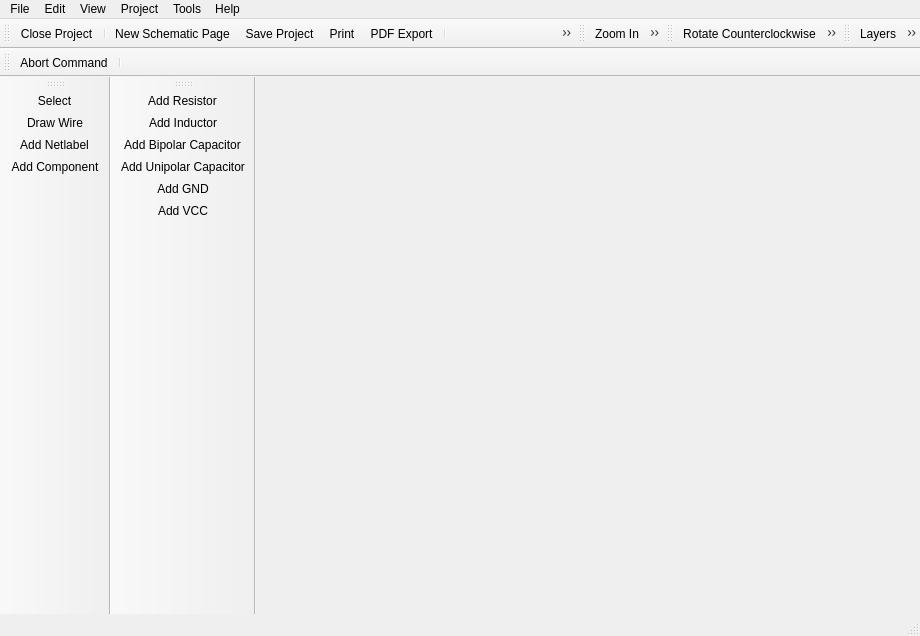
<?xml version="1.0" encoding="UTF-8"?>
<ui version="4.0">
 <class>librepcb::project::SchematicEditor</class>
 <widget class="QMainWindow" name="librepcb::project::SchematicEditor">
  <property name="geometry">
   <rect>
    <x>0</x>
    <y>0</y>
    <width>920</width>
    <height>636</height>
   </rect>
  </property>
  <property name="windowTitle">
   <string>Schematic Editor</string>
  </property>
  <property name="windowIcon">
   <iconset resource="../../../img/images.qrc">
    <normaloff>:/img/actions/schematic.png</normaloff>:/img/actions/schematic.png</iconset>
  </property>
  <widget class="QWidget" name="centralwidget">
   <layout class="QHBoxLayout" name="horizontalLayout">
    <property name="leftMargin">
     <number>0</number>
    </property>
    <property name="topMargin">
     <number>0</number>
    </property>
    <property name="rightMargin">
     <number>0</number>
    </property>
    <property name="bottomMargin">
     <number>0</number>
    </property>
   </layout>
  </widget>
  <widget class="QMenuBar" name="menubar">
   <property name="geometry">
    <rect>
     <x>0</x>
     <y>0</y>
     <width>920</width>
     <height>22</height>
    </rect>
   </property>
   <widget class="QMenu" name="menuFile">
    <property name="title">
     <string>File</string>
    </property>
    <addaction name="actionNew_Schematic_Page"/>
    <addaction name="actionSave_Project"/>
    <addaction name="actionPrint"/>
    <addaction name="actionPDF_Export"/>
    <addaction name="separator"/>
    <addaction name="actionClose_Project"/>
    <addaction name="actionQuit"/>
   </widget>
   <widget class="QMenu" name="menuHelp">
    <property name="title">
     <string>Help</string>
    </property>
    <addaction name="actionHelp"/>
    <addaction name="actionAbout"/>
    <addaction name="actionAbout_Qt"/>
   </widget>
   <widget class="QMenu" name="menuEdit">
    <property name="title">
     <string>Edit</string>
    </property>
    <addaction name="actionUndo"/>
    <addaction name="actionRedo"/>
    <addaction name="separator"/>
    <addaction name="actionRotate_CCW"/>
    <addaction name="actionRotate_CW"/>
    <addaction name="actionCopy"/>
    <addaction name="actionCut"/>
    <addaction name="actionPaste"/>
    <addaction name="actionRemove"/>
    <addaction name="separator"/>
    <addaction name="actionEditNetclasses"/>
   </widget>
   <widget class="QMenu" name="menuView">
    <property name="title">
     <string>View</string>
    </property>
    <addaction name="actionGrid"/>
    <addaction name="actionLayers"/>
    <addaction name="separator"/>
    <addaction name="actionZoom_In"/>
    <addaction name="actionZoom_Out"/>
    <addaction name="actionZoom_All"/>
   </widget>
   <widget class="QMenu" name="menuTools">
    <property name="title">
     <string>Tools</string>
    </property>
    <addaction name="actionToolSelect"/>
    <addaction name="actionToolDrawWire"/>
    <addaction name="actionToolAddNetLabel"/>
    <addaction name="actionToolAddComponent"/>
   </widget>
   <widget class="QMenu" name="menuProject">
    <property name="title">
     <string>Project</string>
    </property>
    <addaction name="actionProjectProperties"/>
    <addaction name="actionProjectSettings"/>
   </widget>
   <addaction name="menuFile"/>
   <addaction name="menuEdit"/>
   <addaction name="menuView"/>
   <addaction name="menuProject"/>
   <addaction name="menuTools"/>
   <addaction name="menuHelp"/>
  </widget>
  <widget class="QStatusBar" name="statusbar"/>
  <widget class="QToolBar" name="fileToolbar">
   <property name="windowTitle">
    <string>File</string>
   </property>
   <property name="floatable">
    <bool>false</bool>
   </property>
   <attribute name="toolBarArea">
    <enum>TopToolBarArea</enum>
   </attribute>
   <attribute name="toolBarBreak">
    <bool>false</bool>
   </attribute>
   <addaction name="actionClose_Project"/>
   <addaction name="separator"/>
   <addaction name="actionNew_Schematic_Page"/>
   <addaction name="actionSave_Project"/>
   <addaction name="actionPrint"/>
   <addaction name="actionPDF_Export"/>
   <addaction name="separator"/>
   <addaction name="actionShow_Control_Panel"/>
   <addaction name="actionShow_Board_Editor"/>
   <addaction name="separator"/>
   <addaction name="actionUndo"/>
   <addaction name="actionRedo"/>
  </widget>
  <widget class="QToolBar" name="zoomToolbar">
   <property name="windowTitle">
    <string>View</string>
   </property>
   <property name="floatable">
    <bool>false</bool>
   </property>
   <attribute name="toolBarArea">
    <enum>TopToolBarArea</enum>
   </attribute>
   <attribute name="toolBarBreak">
    <bool>false</bool>
   </attribute>
   <addaction name="actionZoom_In"/>
   <addaction name="actionZoom_Out"/>
   <addaction name="actionZoom_All"/>
  </widget>
  <widget class="QToolBar" name="editToolbar">
   <property name="windowTitle">
    <string>Edit</string>
   </property>
   <property name="floatable">
    <bool>false</bool>
   </property>
   <attribute name="toolBarArea">
    <enum>TopToolBarArea</enum>
   </attribute>
   <attribute name="toolBarBreak">
    <bool>false</bool>
   </attribute>
   <addaction name="actionRotate_CCW"/>
   <addaction name="actionRotate_CW"/>
   <addaction name="actionCut"/>
   <addaction name="actionCopy"/>
   <addaction name="actionPaste"/>
   <addaction name="actionRemove"/>
  </widget>
  <widget class="QToolBar" name="viewToolbar">
   <property name="windowTitle">
    <string>View Tools</string>
   </property>
   <attribute name="toolBarArea">
    <enum>TopToolBarArea</enum>
   </attribute>
   <attribute name="toolBarBreak">
    <bool>false</bool>
   </attribute>
   <addaction name="actionLayers"/>
   <addaction name="actionGrid"/>
  </widget>
  <widget class="QToolBar" name="toolsToolbar">
   <property name="windowTitle">
    <string>Tools</string>
   </property>
   <property name="floatable">
    <bool>false</bool>
   </property>
   <attribute name="toolBarArea">
    <enum>LeftToolBarArea</enum>
   </attribute>
   <attribute name="toolBarBreak">
    <bool>false</bool>
   </attribute>
   <addaction name="actionToolSelect"/>
   <addaction name="actionToolDrawWire"/>
   <addaction name="actionToolAddNetLabel"/>
   <addaction name="actionToolAddComponent"/>
  </widget>
  <widget class="QToolBar" name="commandToolbar">
   <property name="windowTitle">
    <string>Command</string>
   </property>
   <property name="floatable">
    <bool>false</bool>
   </property>
   <attribute name="toolBarArea">
    <enum>TopToolBarArea</enum>
   </attribute>
   <attribute name="toolBarBreak">
    <bool>true</bool>
   </attribute>
   <addaction name="actionCommandAbort"/>
   <addaction name="separator"/>
  </widget>
  <widget class="QToolBar" name="toolBar">
   <property name="windowTitle">
    <string>toolBar</string>
   </property>
   <attribute name="toolBarArea">
    <enum>LeftToolBarArea</enum>
   </attribute>
   <attribute name="toolBarBreak">
    <bool>true</bool>
   </attribute>
   <addaction name="actionAddComp_Resistor"/>
   <addaction name="actionAddComp_Inductor"/>
   <addaction name="actionAddComp_BipolarCapacitor"/>
   <addaction name="actionAddComp_UnipolarCapacitor"/>
   <addaction name="actionAddComp_gnd"/>
   <addaction name="actionAddComp_vcc"/>
  </widget>
  <action name="actionQuit">
   <property name="icon">
    <iconset resource="../../../img/images.qrc">
     <normaloff>:/img/actions/quit.png</normaloff>:/img/actions/quit.png</iconset>
   </property>
   <property name="text">
    <string>Quit</string>
   </property>
   <property name="shortcut">
    <string>Ctrl+Q</string>
   </property>
   <property name="menuRole">
    <enum>QAction::QuitRole</enum>
   </property>
  </action>
  <action name="actionSave_Project">
   <property name="icon">
    <iconset resource="../../../img/images.qrc">
     <normaloff>:/img/actions/save.png</normaloff>:/img/actions/save.png</iconset>
   </property>
   <property name="text">
    <string>Save Project</string>
   </property>
   <property name="shortcut">
    <string>Ctrl+S</string>
   </property>
  </action>
  <action name="actionAbout">
   <property name="icon">
    <iconset resource="../../../img/images.qrc">
     <normaloff>:/img/actions/info.png</normaloff>:/img/actions/info.png</iconset>
   </property>
   <property name="text">
    <string>About</string>
   </property>
   <property name="menuRole">
    <enum>QAction::AboutRole</enum>
   </property>
  </action>
  <action name="actionAbout_Qt">
   <property name="text">
    <string>About Qt</string>
   </property>
   <property name="menuRole">
    <enum>QAction::AboutQtRole</enum>
   </property>
  </action>
  <action name="actionPrint">
   <property name="icon">
    <iconset resource="../../../img/images.qrc">
     <normaloff>:/img/actions/print.png</normaloff>:/img/actions/print.png</iconset>
   </property>
   <property name="text">
    <string>Print</string>
   </property>
   <property name="shortcut">
    <string>Ctrl+P</string>
   </property>
  </action>
  <action name="actionPDF_Export">
   <property name="icon">
    <iconset resource="../../../img/images.qrc">
     <normaloff>:/img/actions/pdf.png</normaloff>:/img/actions/pdf.png</iconset>
   </property>
   <property name="text">
    <string>PDF Export</string>
   </property>
  </action>
  <action name="actionShow_Control_Panel">
   <property name="icon">
    <iconset resource="../../../img/images.qrc">
     <normaloff>:/img/actions/home.png</normaloff>:/img/actions/home.png</iconset>
   </property>
   <property name="text">
    <string>Show Control Panel</string>
   </property>
  </action>
  <action name="actionShow_Board_Editor">
   <property name="icon">
    <iconset resource="../../../img/images.qrc">
     <normaloff>:/img/actions/chip.png</normaloff>:/img/actions/chip.png</iconset>
   </property>
   <property name="text">
    <string>Show Board Editor</string>
   </property>
  </action>
  <action name="actionUndo">
   <property name="icon">
    <iconset resource="../../../img/images.qrc">
     <normaloff>:/img/actions/undo.png</normaloff>:/img/actions/undo.png</iconset>
   </property>
   <property name="text">
    <string>Undo</string>
   </property>
   <property name="shortcut">
    <string>Ctrl+Z</string>
   </property>
  </action>
  <action name="actionRedo">
   <property name="icon">
    <iconset resource="../../../img/images.qrc">
     <normaloff>:/img/actions/redo.png</normaloff>:/img/actions/redo.png</iconset>
   </property>
   <property name="text">
    <string>Redo</string>
   </property>
   <property name="shortcut">
    <string>Ctrl+Y</string>
   </property>
  </action>
  <action name="actionZoom_In">
   <property name="icon">
    <iconset resource="../../../img/images.qrc">
     <normaloff>:/img/actions/zoom_in.png</normaloff>:/img/actions/zoom_in.png</iconset>
   </property>
   <property name="text">
    <string>Zoom In</string>
   </property>
  </action>
  <action name="actionZoom_Out">
   <property name="icon">
    <iconset resource="../../../img/images.qrc">
     <normaloff>:/img/actions/zoom_out.png</normaloff>:/img/actions/zoom_out.png</iconset>
   </property>
   <property name="text">
    <string>Zoom Out</string>
   </property>
  </action>
  <action name="actionZoom_All">
   <property name="icon">
    <iconset resource="../../../img/images.qrc">
     <normaloff>:/img/actions/zoom_all.png</normaloff>:/img/actions/zoom_all.png</iconset>
   </property>
   <property name="text">
    <string>Zoom All</string>
   </property>
  </action>
  <action name="actionHelp">
   <property name="icon">
    <iconset resource="../../../img/images.qrc">
     <normaloff>:/img/actions/help.png</normaloff>:/img/actions/help.png</iconset>
   </property>
   <property name="text">
    <string>Help</string>
   </property>
   <property name="shortcut">
    <string>F1</string>
   </property>
  </action>
  <action name="actionRotate_CCW">
   <property name="icon">
    <iconset resource="../../../img/images.qrc">
     <normaloff>:/img/actions/rotate_left.png</normaloff>:/img/actions/rotate_left.png</iconset>
   </property>
   <property name="text">
    <string>Rotate Counterclockwise</string>
   </property>
   <property name="shortcut">
    <string>R</string>
   </property>
  </action>
  <action name="actionRotate_CW">
   <property name="icon">
    <iconset resource="../../../img/images.qrc">
     <normaloff>:/img/actions/rotate_right.png</normaloff>:/img/actions/rotate_right.png</iconset>
   </property>
   <property name="text">
    <string>Rotate Clockwise</string>
   </property>
   <property name="shortcut">
    <string>Shift+R</string>
   </property>
  </action>
  <action name="actionCopy">
   <property name="icon">
    <iconset resource="../../../img/images.qrc">
     <normaloff>:/img/actions/copy.png</normaloff>:/img/actions/copy.png</iconset>
   </property>
   <property name="text">
    <string>Copy</string>
   </property>
   <property name="shortcut">
    <string>Ctrl+C</string>
   </property>
  </action>
  <action name="actionCut">
   <property name="icon">
    <iconset resource="../../../img/images.qrc">
     <normaloff>:/img/actions/cut.png</normaloff>:/img/actions/cut.png</iconset>
   </property>
   <property name="text">
    <string>Cut</string>
   </property>
   <property name="shortcut">
    <string>Ctrl+X</string>
   </property>
  </action>
  <action name="actionPaste">
   <property name="icon">
    <iconset resource="../../../img/images.qrc">
     <normaloff>:/img/actions/paste.png</normaloff>:/img/actions/paste.png</iconset>
   </property>
   <property name="text">
    <string>Paste</string>
   </property>
   <property name="shortcut">
    <string>Ctrl+V</string>
   </property>
  </action>
  <action name="actionRemove">
   <property name="icon">
    <iconset resource="../../../img/images.qrc">
     <normaloff>:/img/actions/delete.png</normaloff>:/img/actions/delete.png</iconset>
   </property>
   <property name="text">
    <string>Remove</string>
   </property>
   <property name="shortcut">
    <string>Del</string>
   </property>
  </action>
  <action name="actionClose_Project">
   <property name="icon">
    <iconset resource="../../../img/images.qrc">
     <normaloff>:/img/actions/close.png</normaloff>:/img/actions/close.png</iconset>
   </property>
   <property name="text">
    <string>Close Project</string>
   </property>
  </action>
  <action name="actionToolSelect">
   <property name="icon">
    <iconset resource="../../../img/images.qrc">
     <normaloff>:/img/actions/select.png</normaloff>:/img/actions/select.png</iconset>
   </property>
   <property name="text">
    <string>Select</string>
   </property>
  </action>
  <action name="actionToolAddComponent">
   <property name="icon">
    <iconset resource="../../../img/images.qrc">
     <normaloff>:/img/actions/chip.png</normaloff>:/img/actions/chip.png</iconset>
   </property>
   <property name="text">
    <string>Add Component</string>
   </property>
  </action>
  <action name="actionToolDrawWire">
   <property name="icon">
    <iconset resource="../../../img/images.qrc">
     <normaloff>:/img/actions/drawWire.png</normaloff>:/img/actions/drawWire.png</iconset>
   </property>
   <property name="text">
    <string>Draw Wire</string>
   </property>
  </action>
  <action name="actionCommandAbort">
   <property name="icon">
    <iconset resource="../../../img/images.qrc">
     <normaloff>:/img/actions/stop.png</normaloff>:/img/actions/stop.png</iconset>
   </property>
   <property name="text">
    <string>Abort Command</string>
   </property>
   <property name="shortcut">
    <string>Esc</string>
   </property>
  </action>
  <action name="actionLayers">
   <property name="icon">
    <iconset resource="../../../img/images.qrc">
     <normaloff>:/img/actions/layers.png</normaloff>:/img/actions/layers.png</iconset>
   </property>
   <property name="text">
    <string>Layers</string>
   </property>
  </action>
  <action name="actionGrid">
   <property name="icon">
    <iconset resource="../../../img/images.qrc">
     <normaloff>:/img/actions/grid.png</normaloff>:/img/actions/grid.png</iconset>
   </property>
   <property name="text">
    <string>Grid</string>
   </property>
  </action>
  <action name="actionEditNetclasses">
   <property name="text">
    <string>Net Classes</string>
   </property>
  </action>
  <action name="actionAddComp_Resistor">
   <property name="icon">
    <iconset resource="../../../img/images.qrc">
     <normaloff>:/img/library/resistor_eu.png</normaloff>:/img/library/resistor_eu.png</iconset>
   </property>
   <property name="text">
    <string>Add Resistor</string>
   </property>
  </action>
  <action name="actionAddComp_BipolarCapacitor">
   <property name="icon">
    <iconset resource="../../../img/images.qrc">
     <normaloff>:/img/library/bipolar_capacitor_eu.png</normaloff>:/img/library/bipolar_capacitor_eu.png</iconset>
   </property>
   <property name="text">
    <string>Add Bipolar Capacitor</string>
   </property>
   <property name="toolTip">
    <string>Add Bipolar Capacitor</string>
   </property>
  </action>
  <action name="actionAddComp_Inductor">
   <property name="icon">
    <iconset resource="../../../img/images.qrc">
     <normaloff>:/img/library/inductor_eu.png</normaloff>:/img/library/inductor_eu.png</iconset>
   </property>
   <property name="text">
    <string>Add Inductor</string>
   </property>
  </action>
  <action name="actionAddComp_gnd">
   <property name="icon">
    <iconset resource="../../../img/images.qrc">
     <normaloff>:/img/library/gnd.png</normaloff>:/img/library/gnd.png</iconset>
   </property>
   <property name="text">
    <string>Add GND</string>
   </property>
  </action>
  <action name="actionAddComp_vcc">
   <property name="icon">
    <iconset resource="../../../img/images.qrc">
     <normaloff>:/img/library/vcc.png</normaloff>:/img/library/vcc.png</iconset>
   </property>
   <property name="text">
    <string>Add VCC</string>
   </property>
  </action>
  <action name="actionProjectProperties">
   <property name="text">
    <string>Properties</string>
   </property>
  </action>
  <action name="actionProjectSettings">
   <property name="icon">
    <iconset resource="../../../img/images.qrc">
     <normaloff>:/img/actions/settings.png</normaloff>:/img/actions/settings.png</iconset>
   </property>
   <property name="text">
    <string>Settings</string>
   </property>
  </action>
  <action name="actionToolAddNetLabel">
   <property name="icon">
    <iconset resource="../../../img/images.qrc">
     <normaloff>:/img/actions/draw_netlabel.png</normaloff>:/img/actions/draw_netlabel.png</iconset>
   </property>
   <property name="text">
    <string>Add Netlabel</string>
   </property>
  </action>
  <action name="actionAddComp_UnipolarCapacitor">
   <property name="icon">
    <iconset resource="../../../img/images.qrc">
     <normaloff>:/img/library/unipolar_capacitor_eu.png</normaloff>:/img/library/unipolar_capacitor_eu.png</iconset>
   </property>
   <property name="text">
    <string>Add Unipolar Capacitor</string>
   </property>
  </action>
  <action name="actionNew_Schematic_Page">
   <property name="icon">
    <iconset resource="../../../img/images.qrc">
     <normaloff>:/img/actions/new_2.png</normaloff>:/img/actions/new_2.png</iconset>
   </property>
   <property name="text">
    <string>New Schematic Page</string>
   </property>
   <property name="shortcut">
    <string>Ctrl+N</string>
   </property>
  </action>
 </widget>
 <resources>
  <include location="../../../img/images.qrc"/>
 </resources>
 <connections/>
</ui>
